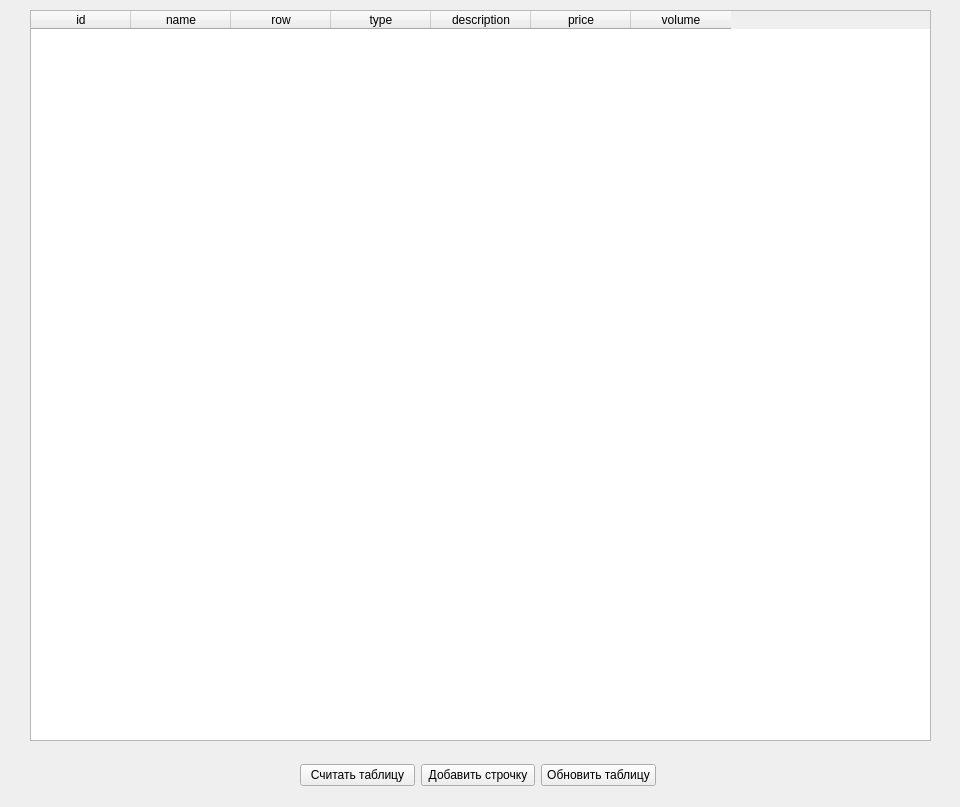
<?xml version="1.0" encoding="UTF-8"?>
<ui version="4.0">
 <class>Form</class>
 <widget class="QWidget" name="Form">
  <property name="geometry">
   <rect>
    <x>0</x>
    <y>0</y>
    <width>960</width>
    <height>807</height>
   </rect>
  </property>
  <property name="windowTitle">
   <string>Form</string>
  </property>
  <widget class="QWidget" name="verticalLayoutWidget">
   <property name="geometry">
    <rect>
     <x>30</x>
     <y>10</y>
     <width>901</width>
     <height>731</height>
    </rect>
   </property>
   <layout class="QVBoxLayout" name="verticalLayout">
    <item>
     <widget class="QTableWidget" name="tableWidget">
      <column>
       <property name="text">
        <string>id</string>
       </property>
       <property name="textAlignment">
        <set>AlignCenter</set>
       </property>
      </column>
      <column>
       <property name="text">
        <string>name</string>
       </property>
       <property name="textAlignment">
        <set>AlignCenter</set>
       </property>
      </column>
      <column>
       <property name="text">
        <string>row</string>
       </property>
       <property name="textAlignment">
        <set>AlignCenter</set>
       </property>
      </column>
      <column>
       <property name="text">
        <string>type</string>
       </property>
       <property name="textAlignment">
        <set>AlignCenter</set>
       </property>
      </column>
      <column>
       <property name="text">
        <string>description</string>
       </property>
       <property name="textAlignment">
        <set>AlignCenter</set>
       </property>
      </column>
      <column>
       <property name="text">
        <string>price</string>
       </property>
       <property name="textAlignment">
        <set>AlignCenter</set>
       </property>
      </column>
      <column>
       <property name="text">
        <string>volume</string>
       </property>
       <property name="textAlignment">
        <set>AlignCenter</set>
       </property>
      </column>
     </widget>
    </item>
   </layout>
  </widget>
  <widget class="QWidget" name="">
   <property name="geometry">
    <rect>
     <x>300</x>
     <y>760</y>
     <width>356</width>
     <height>30</height>
    </rect>
   </property>
   <layout class="QHBoxLayout" name="horizontalLayout">
    <item>
     <widget class="QPushButton" name="pushButton">
      <property name="text">
       <string>Считать таблицу</string>
      </property>
     </widget>
    </item>
    <item>
     <widget class="QPushButton" name="pushButton_2">
      <property name="text">
       <string>Добавить строчку</string>
      </property>
     </widget>
    </item>
    <item>
     <widget class="QPushButton" name="pushButton_3">
      <property name="text">
       <string>Обновить таблицу</string>
      </property>
     </widget>
    </item>
   </layout>
  </widget>
 </widget>
 <resources/>
 <connections/>
</ui>
